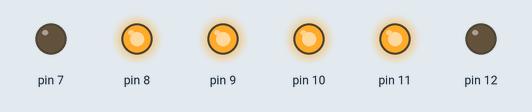
Recording of a sketch running on a simulated Arduino Uno, built with avr-gcc and run on an emulated ATmega328P. Shown: output pins drawn as LEDs (lit = HIGH).

Above: at 2.5 s.
At 5.5 s:
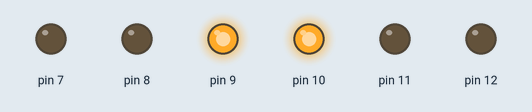
At 7.0 s:
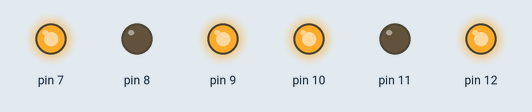
Timing chart, 0 to 10.4 s (numbered marks = the images above):
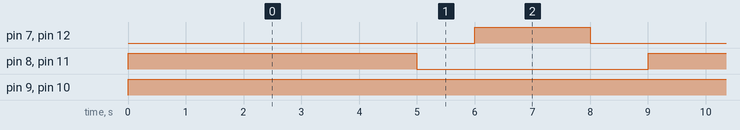

Measured:
- by itself, pin 7, pin 12: alternates HIGH for 2.0 s and LOW for 7.0 s
- by itself, pin 8, pin 11: alternates HIGH for 5.0 s and LOW for 4.0 s
- by itself, pin 9, pin 10: LOW → HIGH at 0.00 s

The sketch:

story_3.ino
```cpp
// C++ code
//
void setup()
{
  pinMode(12, OUTPUT);
  pinMode(11, OUTPUT);
  pinMode(10, OUTPUT);
  pinMode(9, OUTPUT);
  pinMode(8, OUTPUT);
  pinMode(7, OUTPUT);
}

void loop()
{
  digitalWrite(12, LOW);
  digitalWrite(11, HIGH);
  digitalWrite(10, HIGH);
  digitalWrite(9, HIGH);
  digitalWrite(8, HIGH);
  digitalWrite(7, LOW);
  delay(5000);
  digitalWrite(12, LOW);
  digitalWrite(11, LOW);
  digitalWrite(10, HIGH);
  digitalWrite(9, HIGH);
  digitalWrite(8, LOW);
  digitalWrite(7, LOW);
  delay(1000);
  digitalWrite(12, HIGH);
  digitalWrite(11, LOW);
  digitalWrite(10, HIGH);
  digitalWrite(9, HIGH);
  digitalWrite(8, LOW);
  digitalWrite(7, HIGH);
  delay(2000);
  digitalWrite(12, LOW);
  digitalWrite(11, LOW);
  digitalWrite(10, HIGH);
  digitalWrite(9, HIGH);
  digitalWrite(8, LOW);
  digitalWrite(7, LOW);
  delay(1000);
  digitalWrite(12, LOW);
  digitalWrite(11, LOW);
  digitalWrite(10, LOW);
  digitalWrite(9, LOW);
  digitalWrite(8, LOW);
  digitalWrite(7, LOW);
}
```
